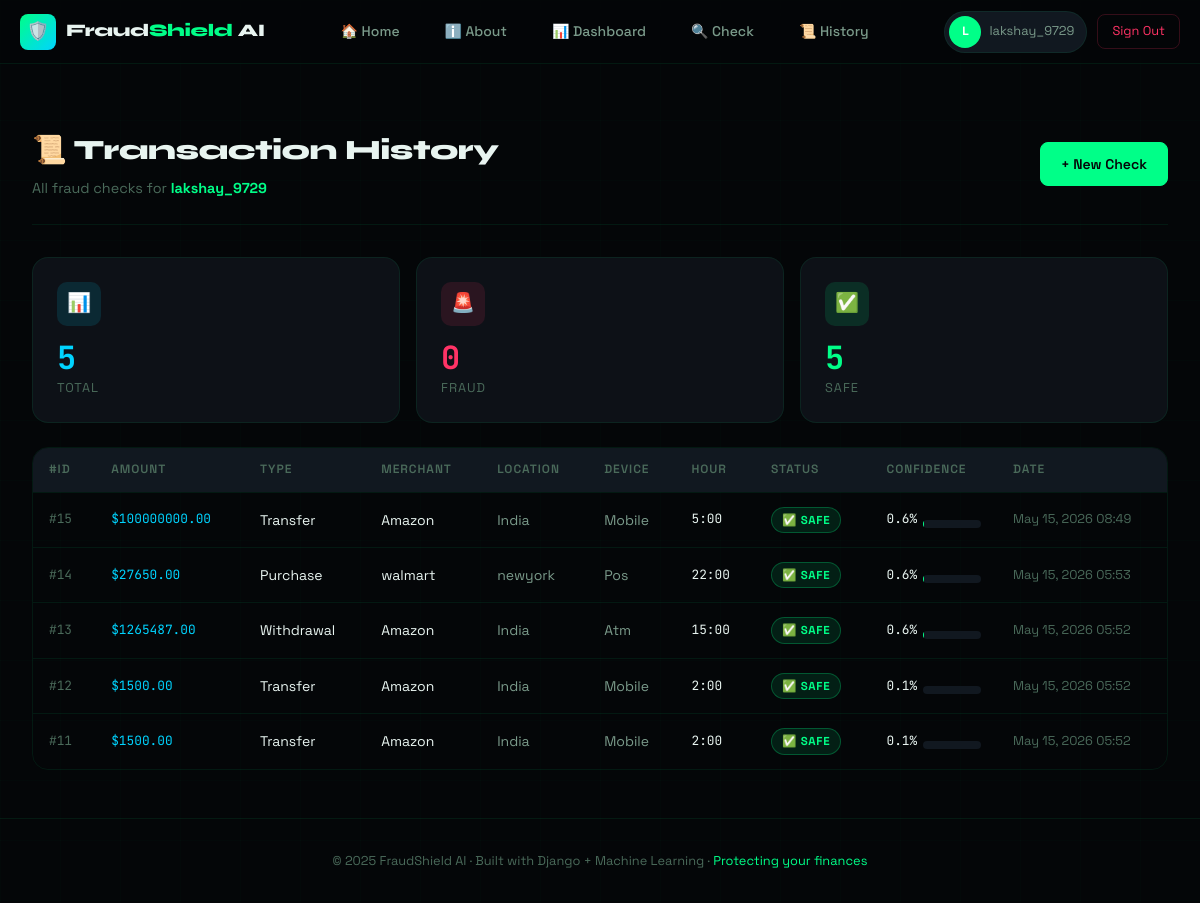
Screenshot of /transactions/history/ (signed in) with the database file from the repository.
### apps/transactions/models.py (models this page shows, shortened)
class Transaction(models.Model):
    user = models.ForeignKey(User, on_delete=models.CASCADE, related_name='transactions')
    amount = models.DecimalField(max_digits=12, decimal_places=2)
    transaction_type = models.CharField(max_length=20, choices=TRANSACTION_TYPES)
    merchant = models.CharField(max_length=100)
    location = models.CharField(max_length=100)
    device = models.CharField(max_length=20, choices=DEVICE_TYPES)
    transaction_time = models.IntegerField(help_text="Hour of transaction (0-23)")
    status = models.CharField(max_length=10, choices=[('fraud', 'Fraud'), ('safe', 'Safe')])
    confidence = models.FloatField(default=0.0)
    created_at = models.DateTimeField(auto_now_add=True)
    class Meta:
        ordering = ['-created_at']
    @property
    def confidence_percent(self):
        return round(self.confidence * 100, 1)

### apps/transactions/views.py (the view)
# urls.py: path('history/', views.transaction_history, name='history'),
@login_required
def transaction_history(request):
    transactions = Transaction.objects.filter(user=request.user)
    total = transactions.count()
    fraud_count = transactions.filter(status='fraud').count()
    safe_count = transactions.filter(status='safe').count()
    context = {
        'transactions': transactions,
        'total': total,
        'fraud_count': fraud_count,
        'safe_count': safe_count,
    }
    return render(request, 'transactions/history.html', context)

### templates/transactions/history.html (shortened to what this page needs)
{% extends 'base.html' %}
{% block content %}
<div class="container history-container">
  <div class="page-header history-header">
    <div>
      <h1 class="page-title">📜 Transaction History</h1>
      <p class="page-subtitle">
        All fraud checks for <strong class="accent-text">{{ user.username }}</strong>
      </p>
    </div>
    <a href="{% url 'transactions:check' %}" class="btn btn-primary">+ New Check</a>
  </div>
  <div class="stat-grid history-stats">
    <div class="stat-card stat-total">
      <div class="stat-icon">📊</div>
      <div class="stat-value">{{ total }}</div>
      <div class="stat-label">Total</div>
    </div>
    <div class="stat-card stat-fraud">
      <div class="stat-icon">🚨</div>
      <div class="stat-value">{{ fraud_count }}</div>
      <div class="stat-label">Fraud</div>
    </div>
    <div class="stat-card stat-safe">
      <div class="stat-icon">✅</div>
      <div class="stat-value">{{ safe_count }}</div>
      <div class="stat-label">Safe</div>
    </div>
  </div>
  {% if transactions %}
  <div class="table-wrapper">
    <table>
      <thead>
        <tr>
          <th>#ID</th>
          <th>Amount</th>
          <th>Type</th>
          <th>Merchant</th>
          <th>Location</th>
          <th>Device</th>
          <th>Hour</th>
          <th>Status</th>
          <th>Confidence</th>
          <th>Date</th>
        </tr>
      </thead>
      <tbody>
        {% for txn in transactions %}
        <tr>
          <td class="mono muted">#{{ txn.id }}</td>
          <td class="mono amount-text">${{ txn.amount }}</td>
          <td class="capitalize">{{ txn.transaction_type }}</td>
          <td>{{ txn.merchant }}</td>
          <td class="text-secondary">{{ txn.location }}</td>
          <td class="capitalize text-secondary">{{ txn.device }}</td>
          <td class="mono">{{ txn.transaction_time }}:00</td>
          <td>
            {% if txn.status == 'fraud' %}
            <span class="badge badge-fraud">🚨 Fraud</span>
            {% else %}
            <span class="badge badge-safe">✅ Safe</span>
            {% endif %}
          </td>
          <td>
            <div class="confidence-wrapper">
              <span class="mono">{{ txn.confidence_percent }}%</span>
              <div class="confidence-bar">
      </div>
            </div>
          </td>
          <td class="table-date">
            {{ txn.created_at|date:"M d, Y H:i" }}
          </td>
        </tr>
        {% endfor %}
      </tbody>
    </table>
  </div>
  {% endif %}
</div>
{% endblock %}

### templates/base.html (shortened to what this page needs)
<!DOCTYPE html>
<html lang="en">
<head>
  {% load static %}
  <link rel="stylesheet" href="{% static 'css/main.css' %}">
</head>
<body>
<nav class="navbar">
  <a href="{% url 'about:index' %}" class="nav-brand">
    <div class="nav-logo-icon">🛡️</div>
    <span class="nav-brand-text">Fraud<span>Shield</span> AI</span>
  </a>
  <ul class="nav-links">
    <li><a href="{% url 'about:index' %}">🏠 Home</a></li>
    <li><a href="{% url 'about:about' %}">ℹ️ About</a></li>
    {% if user.is_authenticated %}
    <li><a href="{% url 'dashboard:dashboard' %}">📊 Dashboard</a></li>
    <li><a href="{% url 'transactions:check' %}">🔍 Check</a></li>
    <li><a href="{% url 'transactions:history' %}">📜 History</a></li>
    {% endif %}
  </ul>
  <div class="nav-actions">
    {% if user.is_authenticated %}
    <div class="nav-user-badge">
      <div class="nav-avatar">{{ user.username|slice:":1"|upper }}</div>
      {{ user.username }}
    </div>
    <a href="{% url 'accounts:logout' %}" class="btn-logout">Sign Out</a>
    {% else %}
    <a href="{% url 'accounts:login' %}" class="btn btn-outline btn-small">Login</a>
    <a href="{% url 'accounts:signup' %}" class="btn btn-primary btn-small">Get Started</a>
    {% endif %}
  </div>
</nav>
<main class="main-content">
  {% block content %}{% endblock %}
</main>
<footer>
  <p>
    © 2025 FraudShield AI · Built with Django + Machine Learning ·
    <span class="accent-text">Protecting your finances</span>
  </p>
</footer>
</body>
</html>

### rows the page displays
Transaction: id "15", amount "100000000.00", transaction_type "Transfer", merchant "Amazon", location "India", device "Mobile", transaction_time "5", status "✅ SAFE", confidence_percent "0.6", created_at "May 15, 2026 08:49"
Transaction: id "14", amount "27650.00", transaction_type "Purchase", merchant "walmart", location "newyork", device "Pos", transaction_time "22", status "✅ SAFE", confidence_percent "0.6", created_at "May 15, 2026 05:53"
Transaction: id "13", amount "1265487.00", transaction_type "Withdrawal", merchant "Amazon", location "India", device "Atm", transaction_time "15", status "✅ SAFE", confidence_percent "0.6", created_at "May 15, 2026 05:52"
Transaction: id "12", amount "1500.00", transaction_type "Transfer", merchant "Amazon", location "India", device "Mobile", transaction_time "2", status "✅ SAFE", confidence_percent "0.1", created_at "May 15, 2026 05:52"
Transaction: id "11", amount "1500.00", transaction_type "Transfer", merchant "Amazon", location "India", device "Mobile", transaction_time "2", status "✅ SAFE", confidence_percent "0.1", created_at "May 15, 2026 05:52"

### other values shown
{{ user.username|slice:":1"|upper }} "L"
{{ user.username }} "lakshay_9729"
{{ total }} "5"
{{ fraud_count }} "0"
{{ safe_count }} "5"
